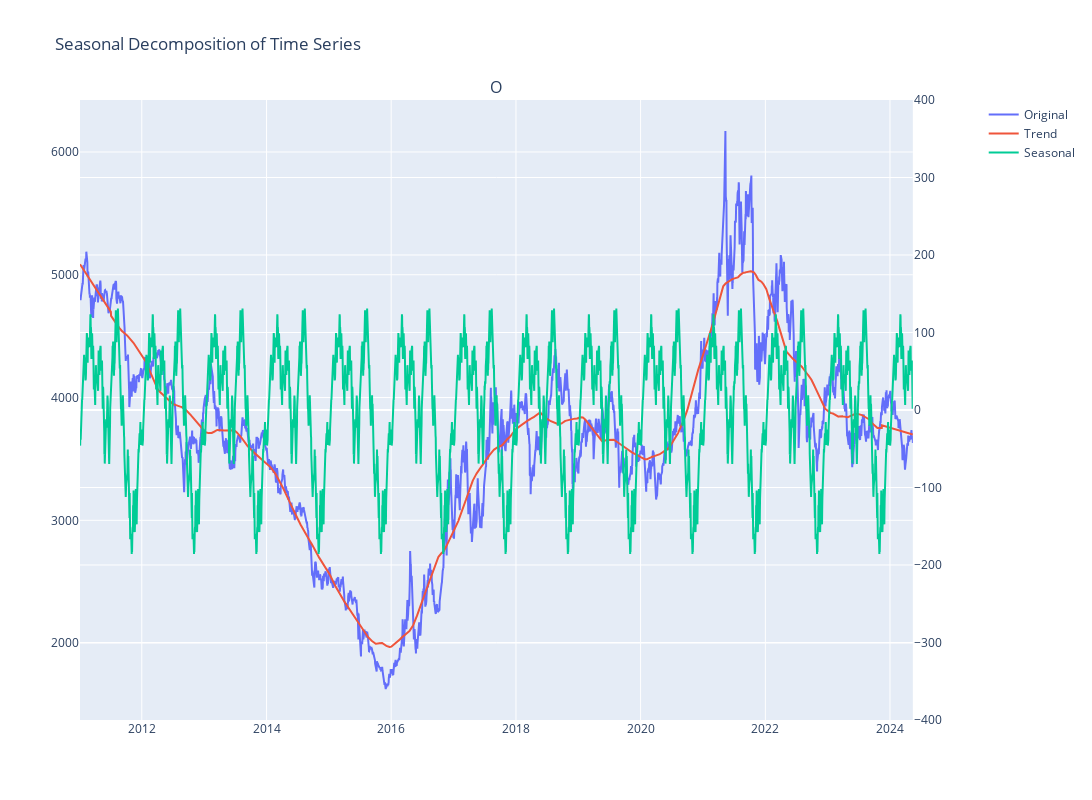

Here is the notebook cell this chart was saved with:
### Code cell
# 获取数据
# name = '收盘价_smooth'
name = '收盘价'
data = rb.get_data('收盘价')
data['收盘价_smooth'] = data['收盘价'].rolling(window=25, center=True).mean()

# 将date列设为索引
data.set_index('date', inplace=True)

# 确保数据按照日期排序
data = data.sort_index()

# 设置数据频率为每日，并处理非交易日的缺失值
data = data.asfreq('D')
data[name] = data[name].interpolate(method='time')
result = seasonal_decompose(data[name].dropna(), model='additive', period=365, two_sided=True, extrapolate_trend='freq')

# 创建子图
specs = [[{"secondary_y": True}] for _ in range(1)]
fig = make_subplots(rows=1, cols=1, shared_xaxes=True, specs=specs, subplot_titles=('Original and Trend Data'), vertical_spacing=0.02)

# 添加原始数据图表和趋势数据到第一个子图
fig.add_trace(go.Scatter(x=data.index, y=data['收盘价'], mode='lines', name='Original'), row=1, col=1)
fig.add_trace(go.Scatter(x=data.index, y=result.trend, mode='lines', name='Trend'), row=1, col=1)

# 添加季节性数据到第二个子图
fig.add_trace(go.Scatter(x=data.index, y=result.seasonal, mode='lines', name='Seasonal'), row=1, col=1, secondary_y=True)

# 添加残差数据到第二个子图，使用散点图表示
# fig.add_trace(go.Scatter(x=data.index, y=result.resid, mode='markers', name='Residual'), row=2, col=1, secondary_y=False)

# 更新布局设置
fig.update_layout(height=1600, width=800, title_text="Seasonal Decomposition of Time Series", showlegend=True)
fig.update_xaxes(title_text="Date", row=2, col=1)  # Add x-axis label to the last chart for clarity
fig.update_yaxes(range=[-400, 400], row=1, col=1, secondary_y=True)
fig.update_layout(
    # autosize=True,
    width=1600,
    height=800,
)

# 显示图表
fig.show()

### Figure 1 — Plotly figure (JSON) as saved in the notebook; plotly's stock layout.template omitted (floating-point values rounded to 4 significant figures; data arrays with more than 128 entries replaced by an {"elided": "..."} marker saying what was removed)
{"data": [{"mode": "lines", "name": "Original", "type": "scatter", "x": {"elided": "4880 str values"}, "xaxis": "x", "y": {"elided": "4880 float values"}, "yaxis": "y"}, {"mode": "lines", "name": "Trend", "type": "scatter", "x": {"elided": "4880 str values"}, "xaxis": "x", "y": {"elided": "4880 float values"}, "yaxis": "y"}, {"mode": "lines", "name": "Seasonal", "type": "scatter", "x": {"elided": "4880 str values"}, "xaxis": "x", "y": {"elided": "4880 float values"}, "yaxis": "y2"}], "layout": {"annotations": [{"font": {"size": 16}, "showarrow": false, "text": "O", "x": 0.47, "xanchor": "center", "xref": "paper", "y": 1, "yanchor": "bottom", "yref": "paper"}], "height": 800, "showlegend": true, "title": {"text": "Seasonal Decomposition of Time Series"}, "width": 1600, "xaxis": {"anchor": "y", "domain": [0, 0.94]}, "yaxis": {"anchor": "x", "domain": [0, 1]}, "yaxis2": {"anchor": "x", "overlaying": "y", "range": [-400, 400], "side": "right"}}}
